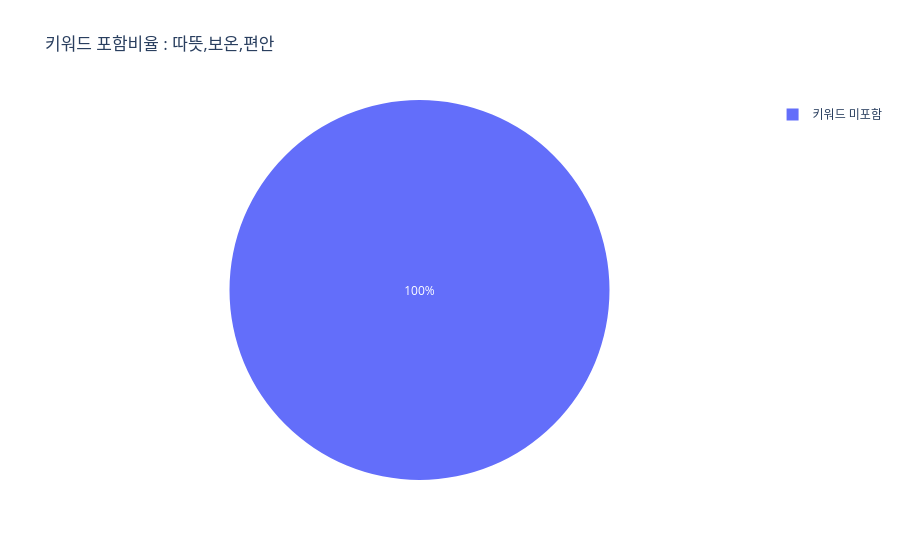

The cell this chart's notebook holds for it:
### Code cell
# 특정 키워드를 가지고 있는 리뷰 분포도를 파이차트로 보여주기

keywords_list = ["따뜻", "보온", "편안"]
pattern = "".join(keywords_list)
# 따뜻|보온|편안

df["has_keyword"] = df["review_text"].fillna("").str.contains(pattern)

pie = df["has_keyword"].value_counts().reset_index()
pie["has_keyword"] = pie["has_keyword"].map({
    True: "키워드 포함",
    False: "키워드 미포함"
})

 
fig = px.pie(pie, names="has_keyword", values="count", title=f"키워드 포함비율 : {",".join(keywords_list)}")

fig.show()

### Figure 1 — Plotly figure (JSON) as saved in the notebook; plotly's stock layout.template omitted (floating-point values rounded to 4 significant figures)
{"data": [{"domain": {"x": [0, 1], "y": [0, 1]}, "hovertemplate": "has_keyword=%{label}<br>count=%{value}<extra></extra>", "labels": ["키워드 미포함"], "legendgroup": "", "name": "", "showlegend": true, "type": "pie", "values": [89]}], "layout": {"legend": {"tracegroupgap": 0}, "title": {"text": "키워드 포함비율 : 따뜻,보온,편안"}}}
